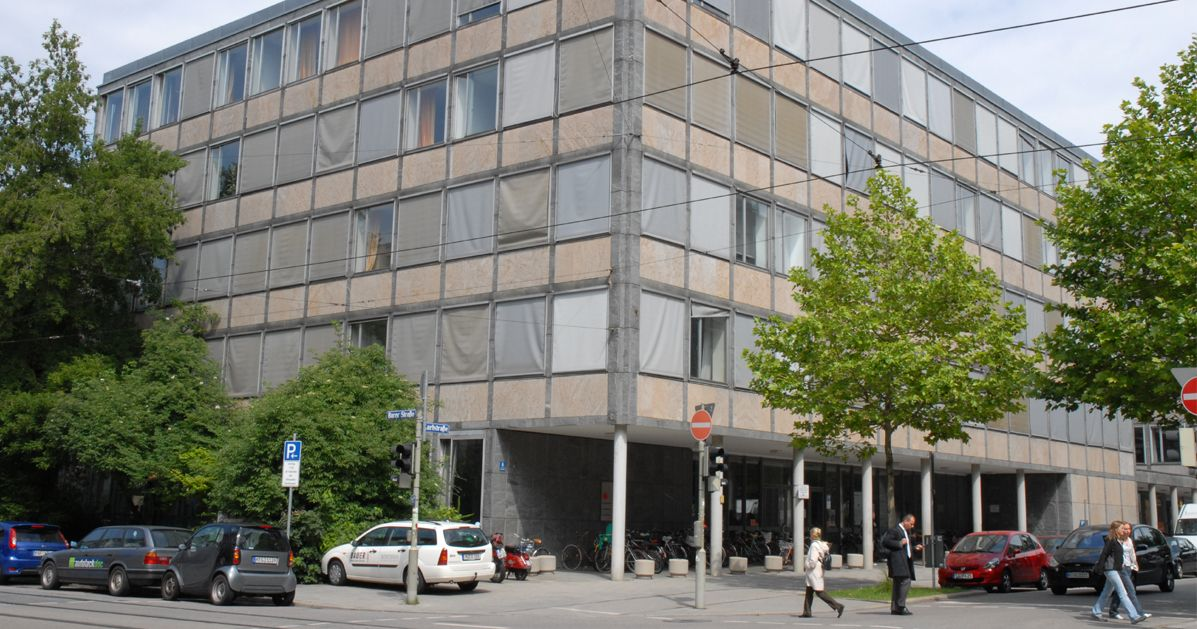
#> input picture .data/LV_1/HM_Karlstr.jpg, 1197 x 629 px; its folder holds 5 pictures in this run
$ jupyter execute --allow-errors lab01_introduction.ipynb
#> lines starting #> are read from the running program, lines starting #| are printed output that depends on the picture
[cell 1]
from pathlib import Path
import cv2
import numpy as np
from matplotlib import pyplot as plt

from PIL import Image
from IPython.display import display

[cell 2]
data_dir = Path("../.data/LV_1").resolve()
assert data_dir.exists(), f"Data directory {data_dir} does not exist."
sorted(list(map(lambda p: p.name, data_dir.glob("*"))))

[cell 3]
hm_img = Image.open(data_dir / "HM_Karlstr.jpg")
#> hm_img is the input picture: PIL image 1197x629 RGB; mean R, G, B 118.1, 120.1, 108.3
display(hm_img)

[cell 4]
print("width: {}, height: {}, #chs: {}".format(*hm_img.size, len(hm_img.getbands())))
#| width: 1197, height: 629, #chs: 3

hm_img_np = np.array(hm_img)
print("height: {}, width: {}, #chs: {}".format(*hm_img_np.shape))
#| height: 629, width: 1197, #chs: 3

[cell 5]
# convert to grayscale
hm_img_gray = hm_img.convert("L")
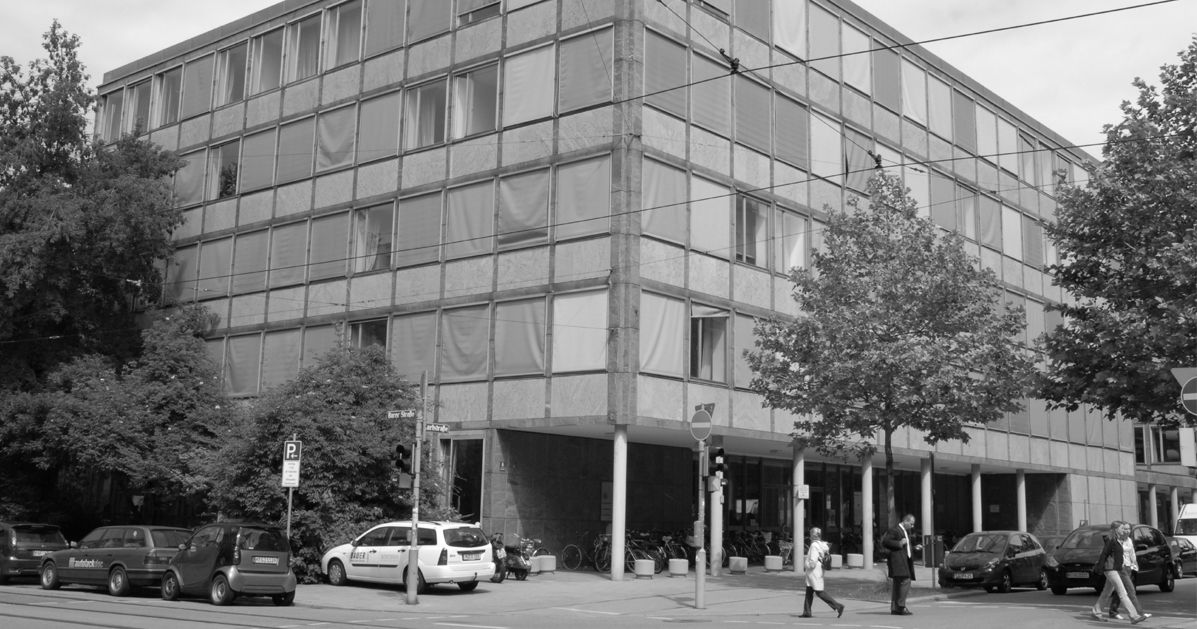
#> hm_img_gray: PIL image 1197x629 L; min 0, max 255, mean 118.2
display(hm_img_gray)

[cell 6]
# compute and plot grayscale and rgb histograms
hm_img_gray_np = np.array(hm_img_gray)
hist_gray = cv2.calcHist([hm_img_gray_np], channels=[0], mask=None, histSize=[256], ranges=[0, 256], accumulate=False)
#> hist_gray = 256 values, max 6688 at index 151, min 35 at index 255, mean 2941.1

#> (the rest of this cell did not finish here and is left out)

[cell 7]
# compute and plot grayscale and rgb histograms
hm_img_gray_np = np.array(hm_img_gray)
hist_gray = cv2.calcHist([hm_img_gray_np], channels=[0], mask=None, histSize=[256], ranges=[0, 256], accumulate=False)

#> (the rest of this cell did not finish here and is left out)

- white car is likely represented by the sharp peak at around 230
- CDF is relatively smooth, indicating a good exposure range
- the first peak around 30 likely corresponds to elements of the dark cars the black suite
- then the relatively dark vegitation and the shadowed areas followed by a huge peak around 150 likely representing the building and road surface

[cell 8]
display(hm_img.resize((np.array(hm_img.size) * 0.1).astype(int)))
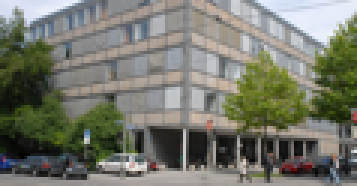
#> shown: PIL image 119x62 RGB (shown 3 times larger); mean R, G, B 118.1, 120.1, 108.3

[cell 9]
width, height = hm_img.size
#> width = 1197; height = 629
print(f"width: {width}, height: {height}")
#| width: 1197, height: 629

hm_img_gray_np_mod = hm_img_gray_np.copy()
# center
hm_img_gray_np_mod[height // 2 - 50:height // 2 + 50, width // 2 - 50:width // 2 + 50] = 0
# top-left
hm_img_gray_np_mod[0:100, 0:100] = 255
# bottom-right
hm_img_gray_np_mod[height - 100:height, width - 100:width] = 255
# bottom-left
hm_img_gray_np_mod[height - 100:height, 0:100] = 0
# top-right
hm_img_gray_np_mod[0:100, width - 100:width] = 0
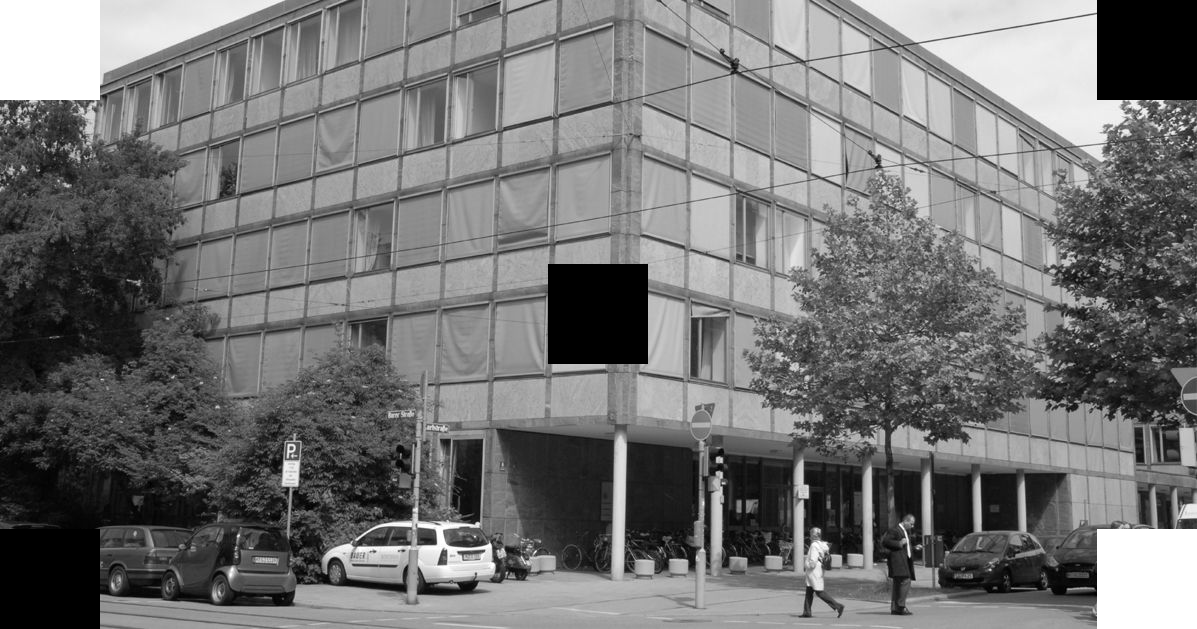
#> hm_img_gray_np_mod: shape (629, 1197); min 0, max 255, mean 115.2
plt.imshow(hm_img_gray_np_mod, cmap='gray')
#> (this line was passed over: IPython is not available in this run)
plt.show()

[cell 10]
plt.imshow(hm_img_gray_np, cmap='gray')
#> (this line was passed over: IPython is not available in this run)

[cell 11]
from pathlib import Path
import numpy as np
import cv2
from PIL import Image, ImageOps

# settings
pattern = "000[1-9].png"
out_path = data_dir / "out.mp4"
fps = 1
codec = "mp4v"

# collect & sort files
files = sorted(data_dir.glob(pattern), key=lambda p: p.name)
assert len(files)

im0 = ImageOps.exif_transpose(Image.open(files[0])).convert("RGB")
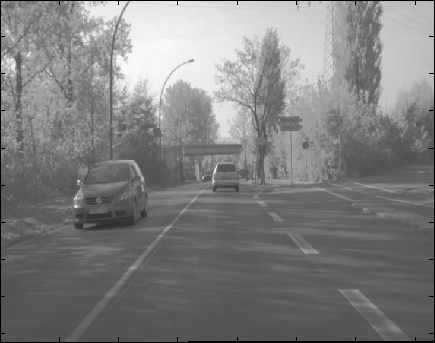
#> input picture .data/LV_1/0001.png, 435 x 343 px
#> im0 is the input picture: PIL image 435x343 RGB; mean R, G, B 126.5, 126.5, 126.5
frame0 = cv2.cvtColor(np.array(im0), cv2.COLOR_RGB2BGR)
H, W = frame0.shape[:2]
#> H = 343; W = 435

# writer
fourcc = cv2.VideoWriter_fourcc(*codec)
vw = cv2.VideoWriter(out_path.as_posix(), fourcc, fps, (W, H))

for fp in files:
    im = ImageOps.exif_transpose(Image.open(fp)).convert("RGB")
    bgr = cv2.cvtColor(np.array(im), cv2.COLOR_RGB2BGR)
    vw.write(bgr)
vw.release()
print(f"Saved {len(files)} frames to {out_path} at {fps} fps.")
